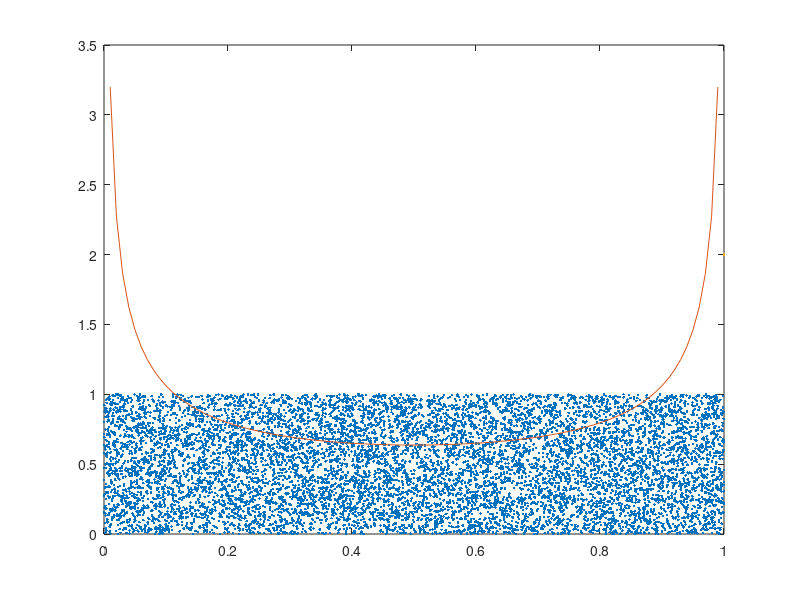
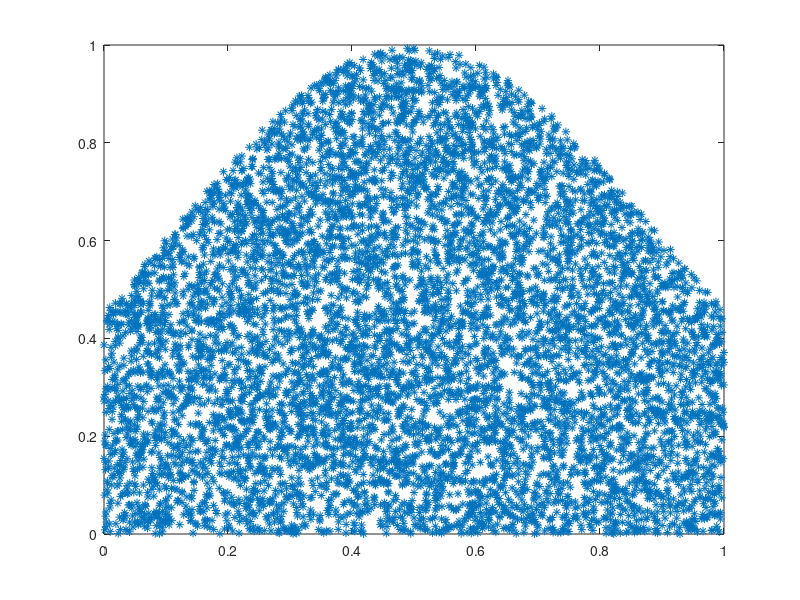

Source code (MATLAB) for these figures, in order: (Note: this script raises an error after producing the figures.)

clear all; clc
n=10000;

x = unifrnd(0,1,n,2);

figure(1)
plot(x(:,1),x(:,2),'.')
hold on;
z=0.01:0.01:1;
plot(z,betapdf(z,0.5,0.5),LineWidth = 2)

%We discard all points above the pdf line
x(x(:,2)>normpdf(x(:,1),0.5,.4),:)=[];

figure(3)
plot(x(:,1),x(:,2),'*')
xlim([0,1])
ylim([0,1])

%We show a histogram
histogram(x(:,1))

